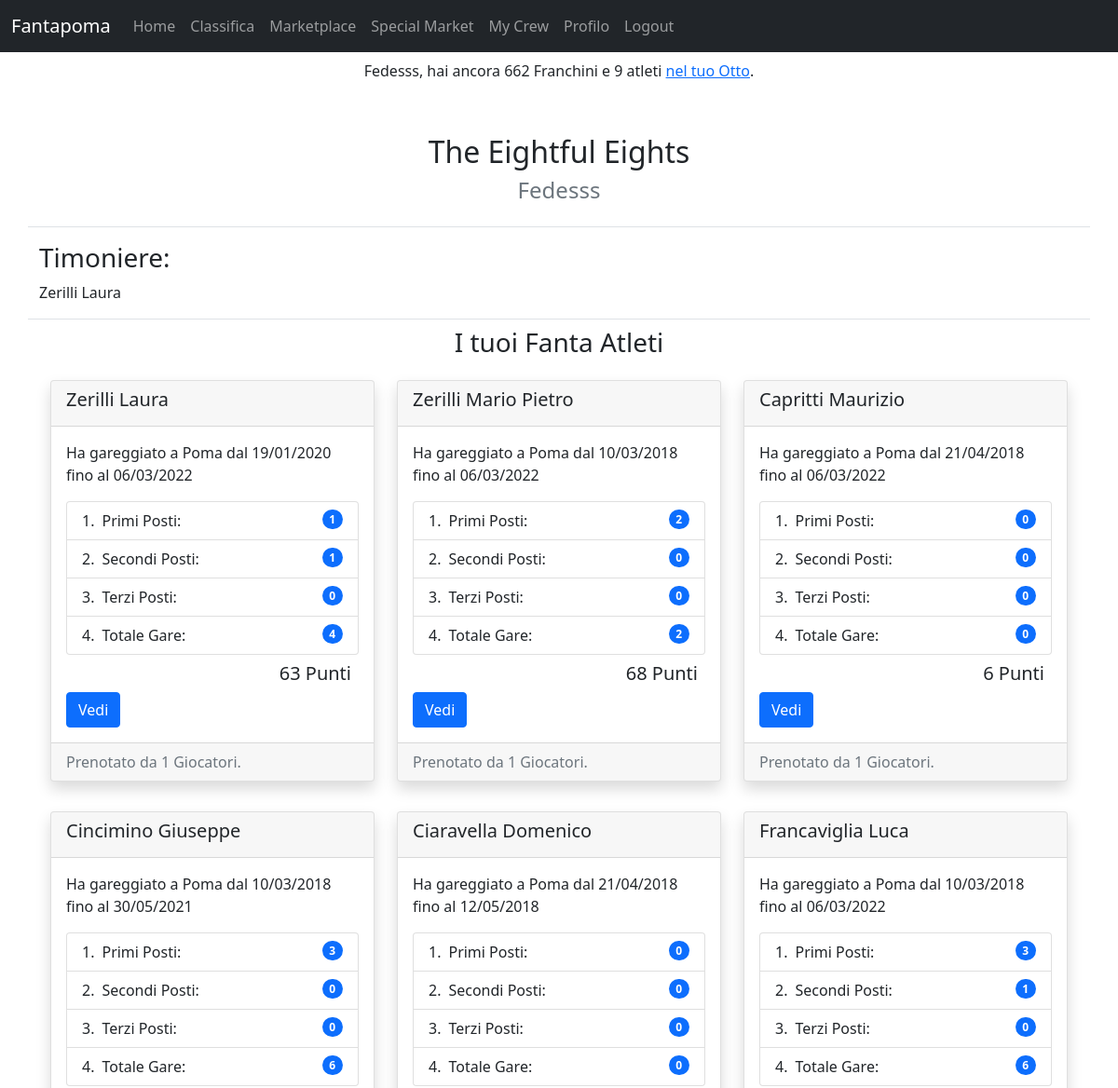
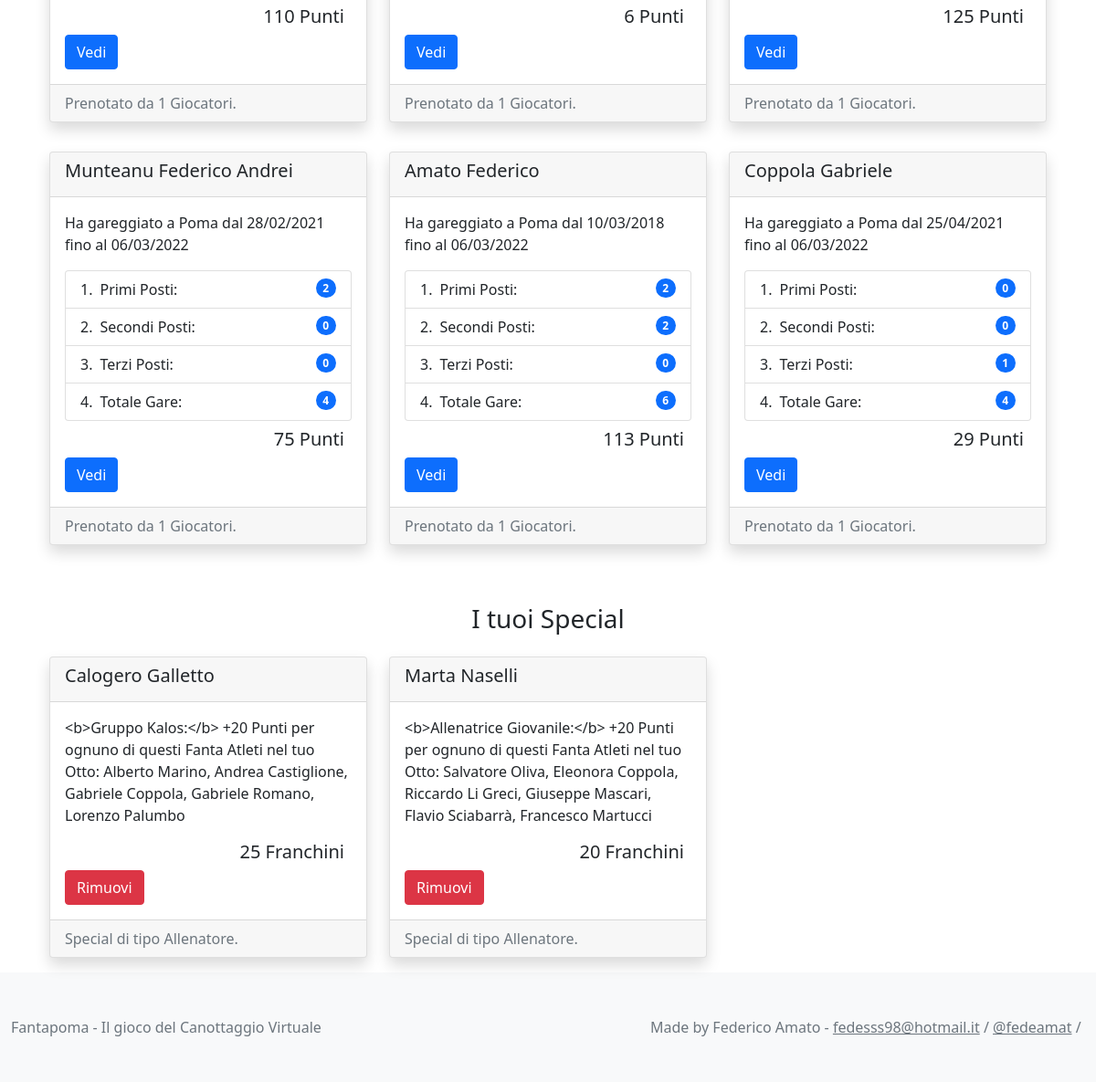
Screenshot of /fantapoma/mycrew/ (signed in) with the database file from the repository (2 pictures, top to bottom).
### fantapoma/models.py (models this page shows, shortened)
class Player(models.Model):
    user = models.OneToOneField(User, on_delete=models.CASCADE, primary_key=True)
    first_name = models.TextField('nome', max_length=100, blank=True, null=True)
    last_name = models.TextField('cognome', max_length=100, blank=True, null=True)
    franchs = models.IntegerField(blank=True, default=400)
    team_name = models.CharField(max_length=200, default='8+')
    cox = models.ForeignKey(FantaAthlete, blank=True, null=True, on_delete=models.SET_NULL, related_name='cox')

class FantaAthlete(models.Model):
    name = models.CharField(max_length=200)
    born = models.DateField('Date of Birth', default=datetime.date(2000,1,1))
    first_time = models.DateField('First Race Date')
    last_time = models.DateField('Last Race Date')
    release_date = models.DateField('Release Date', default=datetime.date(2024,1,1))
    price = models.IntegerField(default=0)
    race_points = models.IntegerField(default=0)
    actions_points = models.IntegerField(default=0)
    athlete = models.OneToOneField(Athlete, blank=True, null=True, on_delete=models.CASCADE)
    players = models.ManyToManyField(User, blank=True, related_name='athletes_set')
    is_user = models.OneToOneField(User, blank=True, null=True, on_delete=models.SET_NULL, related_name='true_athlete')
    def __str__(self):
        return self.name
    @property
    def bookings(self):
        return self.players.all().count()
    @property
    def adjusted_price(self):
        booking_term = self.price*(math.tanh(self.bookings/4))
        base_price = 5
        if self.athlete is not None:
            crews = self.athlete.crew_set.filter(race__event__date__year=2024)
            for crew in crews:
                if crew.result == 1:
                    base_price += 25
                elif crew.result == 2:
                    base_price += 15
                elif crew.result == 3:
                    base_price += 10
                else:
                    base_price += 3
        booking_term = base_price*math.tanh(self.bookings/4)
        return int(base_price + booking_term)
    def get_crew_set(self, date=None):
        if date is None:
            date = datetime.datetime.now().year
        return self.athlete.crew_set.filter(race__event__date__year__gte=date)
    @property
    def total(self):
        try:
            crew_set = self.get_crew_set()
            return crew_set.count()
        except AttributeError:
            return 0
    @property
    def first(self):
        try:
            crew_set = self.get_crew_set()
            return sum(crew.result == 1 for crew in crew_set)
        except AttributeError:
            return 0
    @property
    def second(self):
        try:
            crew_set = self.get_crew_set()
            return sum(crew.result == 2 for crew in crew_set)
        except AttributeError:
            return 0
    @property
    def third(self):
        try:
            crew_set = self.get_crew_set()
            return sum(crew.result == 3 for crew in crew_set)
        except AttributeError:
            return 0

class Special(models.Model):
    COACH = 'CCH'
    OBJECT = 'OBJ'
    STAFF = 'STFF'
    SPECIAL_CLASSES = (
        (COACH, 'allenatore'),
        (OBJECT, 'oggetto'),
        (STAFF, 'staff'),
    )
    name = models.CharField(max_length=200)
    special_class = models.CharField(max_length=50, choices=SPECIAL_CLASSES, default='oggetto')
    special = models.TextField(null=True, blank=True)
    price = models.IntegerField(default=0)
    players = models.ManyToManyField(User, blank=True, related_name='specials_set')
    @property
    def tipo(self):
        return str(dict(self.SPECIAL_CLASSES)[self.special_class]).capitalize()

### events/models.py (models this page shows, shortened)
class Athlete(models.Model):
    name = models.CharField(max_length=80)

class Crew(models.Model):
    bow_number = models.IntegerField(choices=[(i, i) for i in range(1, 9)])
    athletes = models.ManyToManyField(Athlete)
    club = models.ForeignKey(Club, on_delete=models.CASCADE)
    race = models.ForeignKey(Race, on_delete=models.CASCADE)
    result = models.IntegerField(default=0, blank=True, null=True)

### fantapoma/views.py (the view)
# urls.py: path('mycrew/', MyCrewView.as_view(), name='mycrew'),
class MyCrewView(LoginRequiredMixin, ListView):
    model = FantaAthlete
    template_name = "fantapoma/mycrew.html"
    def get_queryset(self):
        self.user = self.request.user
        return self.user.athletes_set.all()
    def get_context_data(self, **kwargs):
        self.user = self.request.user
        context = super().get_context_data(**kwargs)
        context['atleti'] = self.user.athletes_set.all()
        context['specials'] = self.user.specials_set.all()
        return context

### fantapoma/templates/fantapoma/mycrew.html (shortened to what this page needs)
{% extends "base.html" %}
{% block content %}
<div class="container header text-center mt-5">
  <h2>{{ request.user.player.team_name }}</h2>
  <h3 class="text-muted fw-light fs-4">{{ request.user.username }}</h3>
</div>
{% if request.user.player.cox is not None %}
  <div class="container mt-3 border-top border-bottom">
    <h3 class="pt-3">Timoniere:</h3>
    <p>{{request.user.player.cox}}</p>
  </div>
{% else %}
  <div class="container mt-3 border-top border-bottom">
    <p class="pt-3"><em>Seleziona un Timoniere dalla tua pagina del Profilo!</em></p>
  </div>
{% endif %}
<div class="container card-container mt-2">
  <h3 class="text-center">I tuoi Fanta Atleti</h3>
  <div class="container-fluid object">
    <div class="row">
    {% for object in atleti %}
      <div class="col-sm-4 my-3">
        <div class="card shadow">
          <div class="card-header">
            <h5>{{object.name}}</h5>
          </div>
          <div class="card-body">
            <p class="card-text">Ha gareggiato a Poma dal {{object.first_time|date:'d/m/Y'}} fino al {{object.last_time|date:'d/m/Y'}}</p>
            <ul class="list-group list-group-numbered">
              <li class="list-group-item d-flex justify-content-between align-items-start">
                <div class="ms-2 me-auto">Primi Posti:</div>
                <span class="badge bg-primary rounded-pill">{{object.first}}</span>
              </li>
              <li class="list-group-item d-flex justify-content-between align-items-start">
                <div class="ms-2 me-auto">Secondi Posti:</div>
                <span class="badge bg-primary rounded-pill">{{object.second}}</span>
              </li>
              <li class="list-group-item d-flex justify-content-between align-items-start">
                <div class="ms-2 me-auto">Terzi Posti:</div>
                <span class="badge bg-primary rounded-pill">{{object.third}}</span>
              </li>
              <li class="list-group-item d-flex justify-content-between align-items-start">
                <div class="ms-2 me-auto">Totale Gare:</div>
                <span class="badge bg-primary rounded-pill">{{object.total}}</span>
              </li>
            </ul>
            <h5 class="card-text text-end m-2">{{ object.adjusted_price }} Punti</h5>
            <a href="{% url 'fantapoma:view-athlete' object.id %}" class="btn btn-primary">Vedi</a>
          </div>
          <div class="card-footer text-muted">
            Prenotato da {{ object.bookings }} Giocatori.
          </div>
        </div>
      </div>
    {% endfor %}
    </div>
  </div>
</div>
<div class="container card-container mt-5">
  <h3 class="text-center">I tuoi Special</h3>
  <div class="container-fluid object">
    <div class="row">
    {% for object in specials %}
      <div class="col-sm-4 my-3">
        <div class="card shadow">
          <div class="card-header">
            <h5>{{object.name}}</h5>
          </div>
          <div class="card-body">
            <p class="card-text">{{ object.special }}</p>
            <h5 class="card-text text-end m-2">{{object.price}} Franchini</h5>
            <a href="{% url 'fantapoma:sell_special' object.id %}" class="btn btn-danger">Rimuovi</a>
          </div>
          <div class="card-footer text-muted">
            Special di tipo {{ object.tipo }}.
          </div>
        </div>
      </div>
    {% endfor %}
    </div>
  </div>
</div>
{% endblock %}

### fantapoma/templates/fantapoma/navbar.html (shortened to what this page needs)
{% block navbar %}
<nav class="navbar navbar-expand-lg navbar-dark bg-dark">
  <div class="container-fluid">
    <a class="navbar-brand" href="{% url 'fantapoma:index' %}">Fantapoma</a>
    <div class="collapse navbar-collapse" id="navbarNav">
      <ul class="navbar-nav">
        <li class="nav-item">
          <a class="nav-link" aria-current="page" href="{% url 'fantapoma:index' %}">Home</a>
        </li>
        <li class="nav-item">
          <a class="nav-link" href="{% url 'fantapoma:leaderboard' %}">Classifica</a>
        </li>
        {% if request.user.is_authenticated %}
        <li class="nav-item">
          <a class="nav-link" href="{% url 'fantapoma:marketplace' %}">Marketplace</a>
        </li>
        <li class="nav-item">
          <a class="nav-link" href="{% url 'fantapoma:special-market' %}">Special Market</a>
        </li>
        <li class="nav-item">
          <a class="nav-link" href="{% url 'fantapoma:mycrew' %}">My Crew</a>
        </li>
        <li class="nav-item">
          <a class="nav-link" href="{% url 'fantaplayers:profile' request.user.id %}">Profilo</a>
        </li>
        <li class="nav-item">
          <a class="nav-link" href="{% url 'fantaplayers:logout' %}">Logout</a>
        </li>
        {% endif %}
      </ul>
    </div>
  </div>
</nav>
{% if request.user.is_authenticated %}
<nav class="nav justify-content-center">
  <span class="navbar-text">
    {{ request.user|title }}, hai ancora {{ request.user.player.franchs }} Franchini e
    {{ request.user.athletes_set.count }} atleti <a href={% url 'fantapoma:mycrew' %}>nel tuo Otto</a>.
  </span>
</nav>
{% endif %}
{% endblock %}

### rows the page displays
FantaAthlete: name "Zerilli Laura", first_time "19/01/2020", last_time "06/03/2022", first "1", second "1", third "0", total "4", adjusted_price "63", bookings "1"
FantaAthlete: name "Zerilli Mario Pietro", first_time "10/03/2018", last_time "06/03/2022", first "2", second "0", third "0", total "2", adjusted_price "68", bookings "1"
FantaAthlete: name "Capritti Maurizio", first_time "21/04/2018", last_time "06/03/2022", first "0", second "0", third "0", total "0", adjusted_price "6", bookings "1"
FantaAthlete: name "Cincimino Giuseppe", first_time "10/03/2018", last_time "30/05/2021", first "3", second "0", third "0", total "6", adjusted_price "110", bookings "1"
FantaAthlete: name "Ciaravella Domenico", first_time "21/04/2018", last_time "12/05/2018", first "0", second "0", third "0", total "0", adjusted_price "6", bookings "1"
FantaAthlete: name "Francaviglia Luca", first_time "10/03/2018", last_time "06/03/2022", first "3", second "1", third "0", total "6", adjusted_price "125", bookings "1"
FantaAthlete: name "Munteanu Federico Andrei", first_time "28/02/2021", last_time "06/03/2022", first "2", second "0", third "0", total "4", adjusted_price "75", bookings "1"
FantaAthlete: name "Amato Federico", first_time "10/03/2018", last_time "06/03/2022", first "2", second "2", third "0", total "6", adjusted_price "113", bookings "1"
FantaAthlete: name "Coppola Gabriele", first_time "25/04/2021", last_time "06/03/2022", first "0", second "0", third "1", total "4", adjusted_price "29", bookings "1"
Special: name "Calogero Galletto", special "<b>Gruppo Kalos:</b> +20 Punti per ognuno di questi Fanta Atleti nel tuo Otto: Alberto Marino, Andrea Castiglione, Gabriele Coppola, Gabriele Romano, Lorenzo Palumbo", price "25", tipo "Allenatore"
Special: name "Marta Naselli", special "<b>Allenatrice Giovanile:</b> +20 Punti per ognuno di questi Fanta Atleti nel tuo Otto: Salvatore Oliva, Eleonora Coppola, Riccardo Li Greci, Giuseppe Mascari, Flavio Sciabarrà, Francesco Martucci", price "20", tipo "Allenatore"

### other values shown
{{ request.user|title }} "Fedesss"
{{ request.user.player.franchs }} "662"
{{ request.user.athletes_set.count }} "9"
{{ request.user.player.team_name }} "The Eightful Eights"
{{ request.user.username }} "Fedesss"
{{ request.user.player.cox }} "Zerilli Laura"
